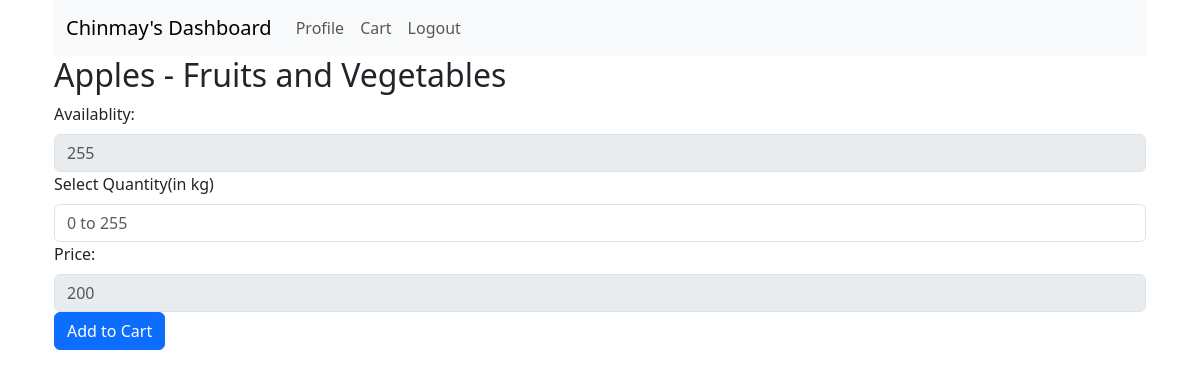
The page /user/1/1 on the database its author committed.
### application/models.py (models this page shows)
class User(db.Model):
    u_id=db.Column(db.Integer,primary_key=True)
    name=db.Column(db.String,nullable=False,unique=False)
    username=db.Column(db.String,unique=True,nullable=False)
    password=db.Column(db.String,nullable=False)

class Product(db.Model):
    p_id=db.Column(db.Integer,primary_key=True)
    name=db.Column(db.String,nullable=False,unique=True)
    category_id=db.Column(db.Integer,db.ForeignKey("category.c_id"),nullable=False)
    unit=db.Column(db.String(6),nullable=False)
    quantity=db.Column(db.Integer,nullable=False)
    cost=db.Column(db.Integer,nullable=False)

class Category(db.Model):
    c_id=db.Column(db.Integer,primary_key=True)
    name=db.Column(db.String,unique=True,nullable=False)
    items=db.relationship("Product",backref="product_type")

### application/controllers2.py (the view, shortened to what this page needs)
@app.route("/user/<int:uid>/<int:pid>",methods=["GET","POST"])
def add_product_to_cart(uid,pid):
    u=User.query.get(uid)
    p=Product.query.get(pid)
    if request.method=="GET":
        return render_template("add_product_to_cart.html",u=u,p=p)

### templates/add_product_to_cart.html (shortened to what this page needs)
{%extends "base.html"%}
{%block content %}
<div class="container">
    <div class="container" >
        <nav class="navbar navbar-expand-lg bg-body-tertiary" style="background-color: #a0a3a5;">
            <div class="container-fluid">
              <a class="navbar-brand" href="/user/{{u.u_id}}">{{u.name}}'s Dashboard</a>
              <div class="collapse navbar-collapse" id="navbarNav">
                <ul class="navbar-nav">
                  <li class="nav-item">
                    <a class="nav-link" aria-current="page" href="/user/{{u.u_id}}/profile">Profile</a>
                  </li>
                  <li class="nav-item">
                    <a class="nav-link" aria-current="page" href="/user/{{u.u_id}}/cart">Cart</a>
                  </li>
                  <li class="nav-item">
                    <a class="nav-link" href="/">Logout</a>
                  </li>
                </ul>
              </div>
            </div>
        </nav>
        <h2>{{p.name}} - {{p.product_type.name}}</h2>
        <div>
        <form action="/user/{{u.u_id}}/{{p.p_id}}" method="POST">
            <label for="available" class="form-label">Availablity:</label>
            <input class="form-control" type="text" placeholder="{{p.quantity}}" id="available" disabled>
            <label for="quantity" class="form-label">Select Quantity(in {{p.unit}})</label>
            <input type="Integer" class="form-control" placeholder="0 to {{p.quantity}}" id="quantity" name="quantity">
            <label for="Cost" class="form-label">Price:</label>
            <input class="form-control" type="text" placeholder="{{p.cost}}" id="Cost" disabled>
            <input class="btn btn-primary" type="submit" value="Add to Cart">
        </form>
        </div>
</div>
{%endblock%}

### rows shown on the page
User: name "Chinmay"
Product: name "Apples", quantity "255", unit "kg", quantity "0 to 255", cost "200"
Category: product_type.name "Fruits and Vegetables"
